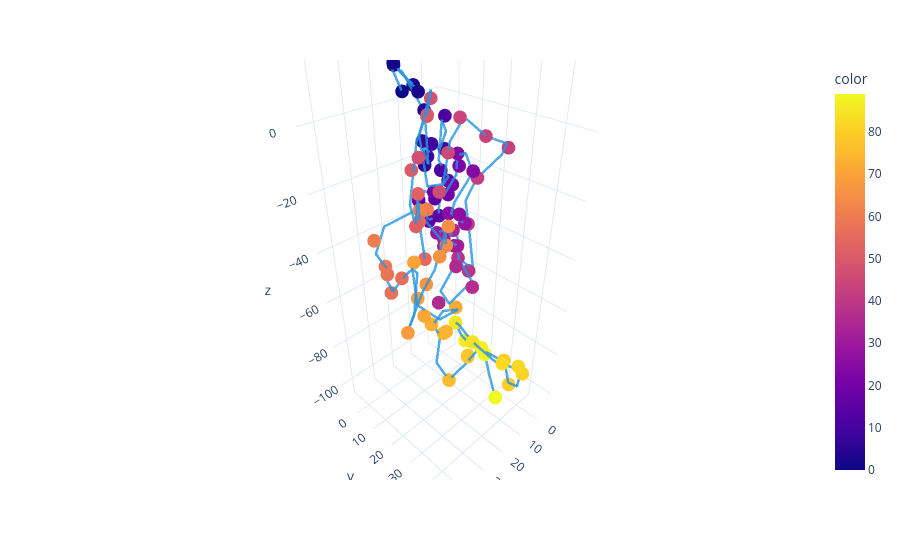
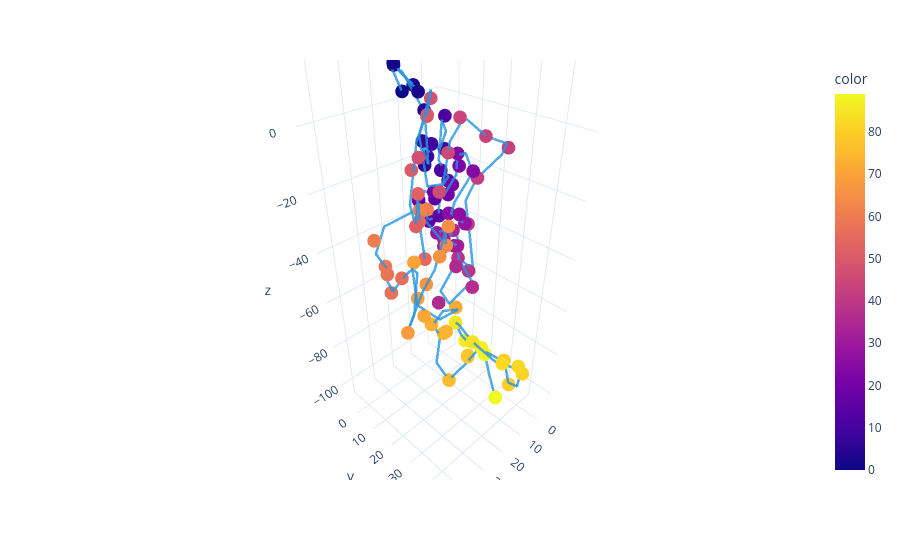

Notebook code for these charts, in order:
### Code cell
tr.plot_traces(traces,[50])
